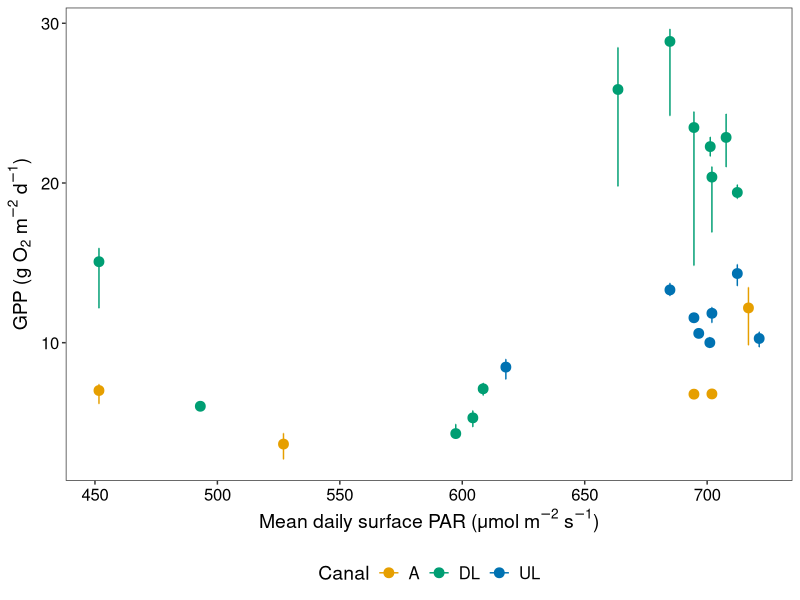
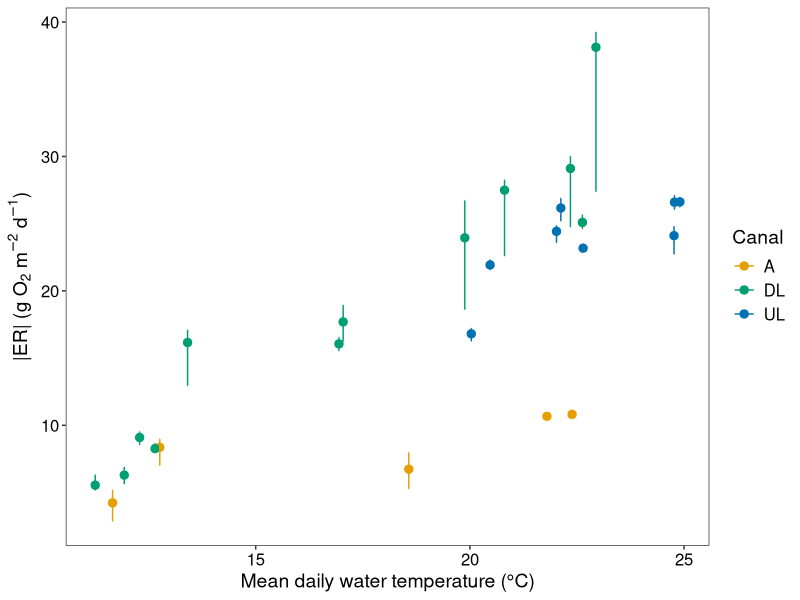
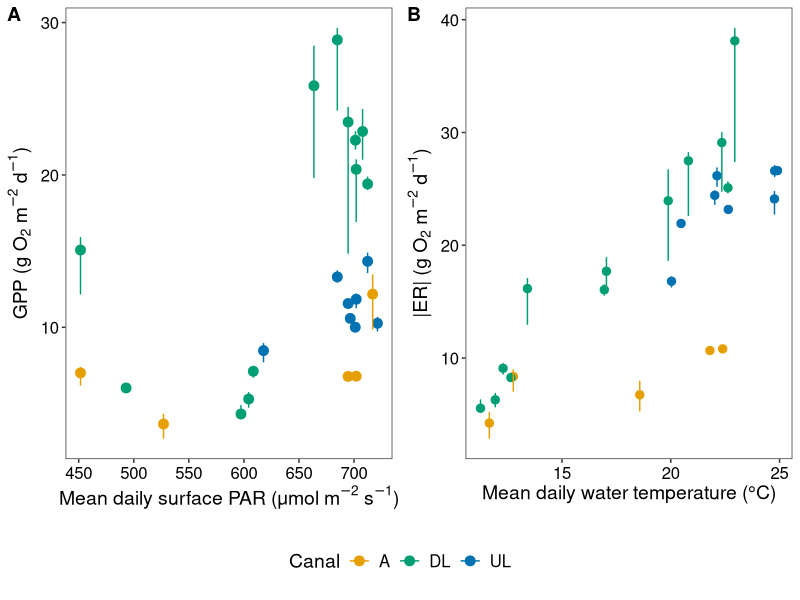

Here is the R script that generated these plots, in order:
#This code will model and plot the results of the whole-stream metabolism modeling for each of the canals.
#Updates 8/17/26 by JRB

## Import packages
lapply(c("plyr","dplyr","ggplot2","cowplot",
         "lubridate","tidyverse"), require, character.only=T)

## Import data
wclt<-read.csv("WholeCanalMetabolism_LightTemp_DailyAverages.csv")

#####################
## Plot Figure 4
#####################

GPPlight_plot <- ggplot(data=wclt, aes(x=PAR, y=GPP50, col=Canal))+
  geom_point(size=3)+theme_bw()+
  geom_errorbar(aes(ymin=GPP2.5, ymax=GPP97.5), size=0.5)+
  scale_color_manual(values = c("A" = "#E69F00","UL" = "#0072B2", "DL" = "#009E73"))+
  labs(y=expression(paste("GPP (g ", O[2], " ", m^-2, " ", d^-1,")")), 
       x=expression(paste("Mean daily surface PAR (μmol ", m^-2," ", s^-1,")")))+
  theme(panel.grid.minor = element_blank(),
        panel.grid.major = element_blank(),
        axis.text = element_text(size=12, color = "black"),
        axis.title = element_text(size=14, color = "black"),
        legend.text = element_text(size=12, color = "black"),
        legend.title = element_text(size=14, color = "black"), legend.position = "bottom")

GPPlight_plot

ERtemp_plot <- ggplot(data=wclt, aes(x=Temp, y=abs(ER50), col=Canal))+
  geom_point(size=2.5)+theme_bw()+
  geom_errorbar(aes(ymin=abs(ER2.5), ymax=abs(ER97.5)), size=0.5)+
  scale_color_manual(values = c("A" = "#E69F00","UL" = "#0072B2", "DL" = "#009E73"))+
  labs(y=expression(paste("|ER| (g ", O[2], " ", m^-2, " ", d^-1,")")), x="Mean daily water temperature (°C)")+
  theme(panel.grid.minor = element_blank(),
        panel.grid.major = element_blank(),
        axis.text = element_text(size=12, color = "black"),
        axis.title = element_text(size=14, color = "black"),
        legend.text = element_text(size=12, color = "black"),
        legend.title = element_text(size=14, color = "black"))
ERtemp_plot

legend <- cowplot::get_plot_component(GPPlight_plot, 'guide-box-bottom', return_all = TRUE)

plot_grid(
  plot_grid(GPPlight_plot+theme(legend.position = "none"),
            ERtemp_plot+theme(legend.position = "none"),
            nrow = 1, ncol = 2, align = "hv", labels = c("A","B")),
  cowplot::ggdraw(legend),
  nrow = 2, rel_heights = c(1, 0.15))
